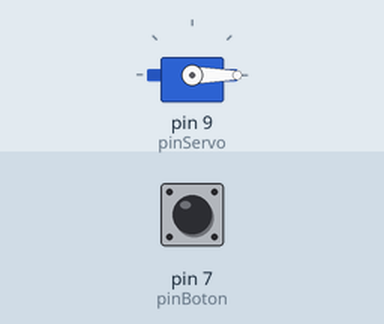
Simulated run of this sketch. Board: Arduino Uno, built with avr-gcc and run on an emulated ATmega328P. Parts: servo. The test bench sets the inputs (shaded band); at power-on: pin 7 (pinBoton) LOW.

Above: at 1.2 s.
1.3 s: pin 7 (pinBoton) pulled HIGH for 0.15 s
At 1.38 s:
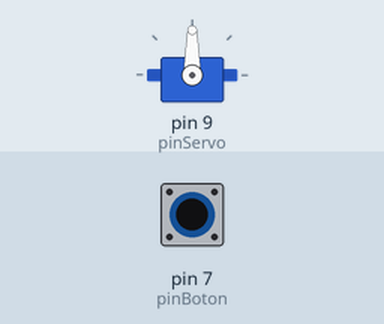
2.9 s: pin 7 (pinBoton) pulled HIGH for 3.2 s
At 7.5 s:
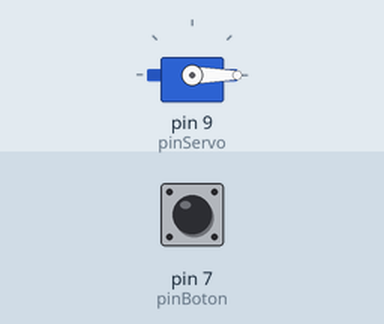
Timing chart, 0 to 9.0 s (numbered marks = the images above; inputs shaded):
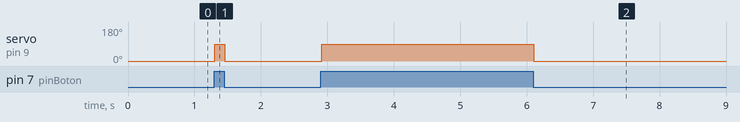

Measured:
- after the input at 1.3 s, servo on pin 9 (pinServo): 0° → 90° at once, → 0° 0.15 s later
- after the input at 2.9 s, servo on pin 9 (pinServo): 0° → 90° at once, → 0° 3.2 s later

The sketch:

EJ6.ino
```cpp
// Importamos la librería que controla el servomotor
#include <Servo.h>

int pinBoton = 7;
int pinServo = 9;

// Creamos un objeto servo para poder darle órdenes
Servo miMotor;

void setup() {
  // Configuramos el botón como ENTRADA
  pinMode(pinBoton, INPUT);

  // Le decimos al Arduino a qué pin está conectado nuestro servo
  miMotor.attach(pinServo);

  // Ponemos el motor en la posición inicial (0 grados)
  miMotor.write(0);
}

void loop() {
  // Leemos si el botón está pulsado
  int estadoBoton = digitalRead(pinBoton);

  // Si lo estamos pulsando
  if (estadoBoton == HIGH) {
    // Le ordenamos al servo que gire hasta los 90 grados
    miMotor.write(90);
  }
  else {
    miMotor.write(0);
  }
  delay(15);
}
```
